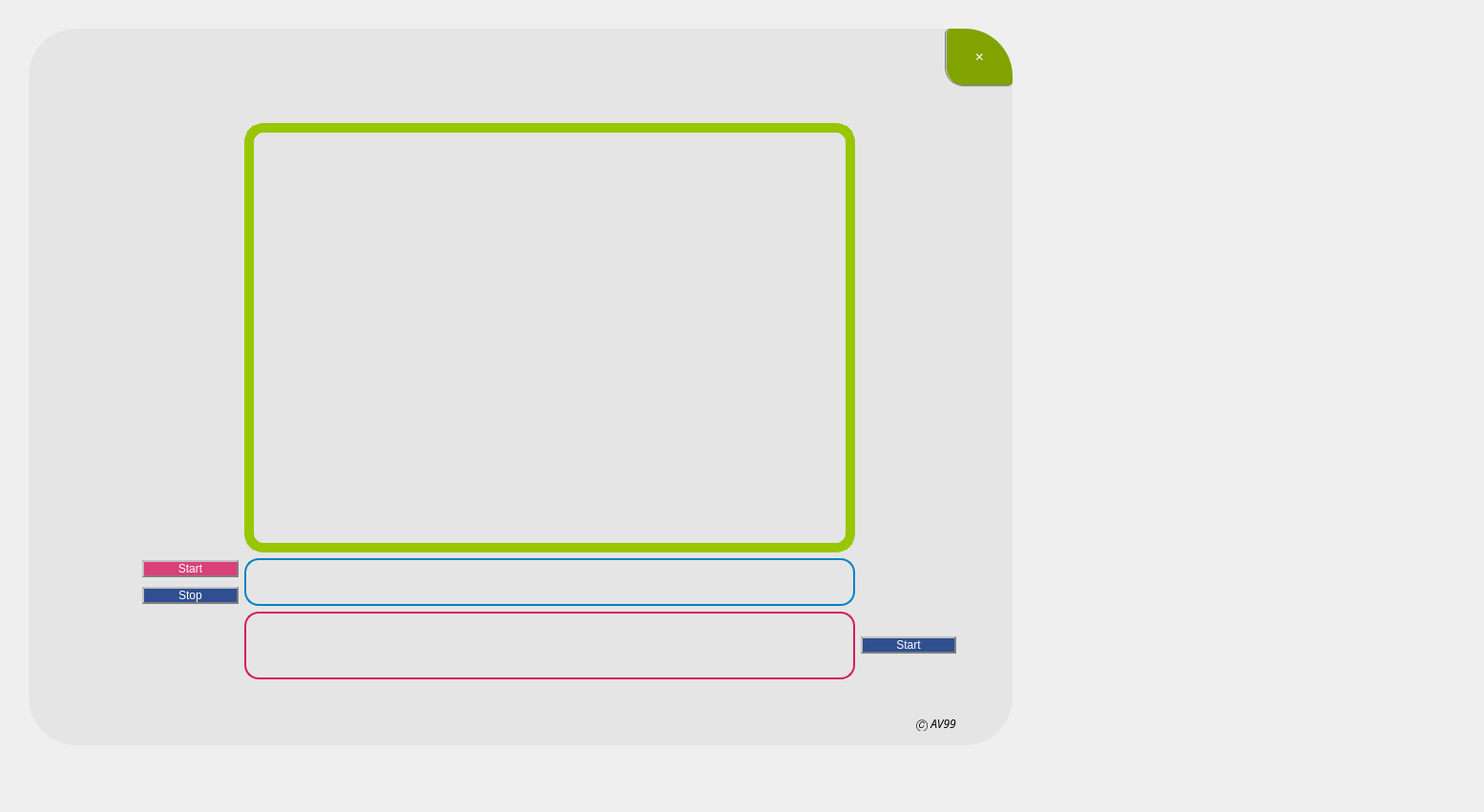
<?xml version="1.0" encoding="UTF-8"?>
<ui version="4.0">
 <class>MainWindow</class>
 <widget class="QMainWindow" name="MainWindow">
  <property name="geometry">
   <rect>
    <x>0</x>
    <y>0</y>
    <width>1555</width>
    <height>851</height>
   </rect>
  </property>
  <property name="minimumSize">
   <size>
    <width>1000</width>
    <height>500</height>
   </size>
  </property>
  <property name="font">
   <font>
    <family>MS Sans Serif</family>
   </font>
  </property>
  <property name="windowTitle">
   <string>Sign Language Translator</string>
  </property>
  <property name="windowOpacity">
   <double>1.000000000000000</double>
  </property>
  <property name="styleSheet">
   <string notr="true"/>
  </property>
  <widget class="QWidget" name="centralwidget">
   <widget class="QWidget" name="MainWidget" native="true">
    <property name="geometry">
     <rect>
      <x>30</x>
      <y>30</y>
      <width>1031</width>
      <height>751</height>
     </rect>
    </property>
    <property name="styleSheet">
     <string notr="true">background-color:rgb(229, 229, 229);
border-color: rgb(0, 0, 0);

border-top-left-radius:50px;
border-top-right-radius:50px;
border-bottom-left-radius:50px;
border-bottom-right-radius:50px;</string>
    </property>
    <widget class="QPushButton" name="exitButton">
     <property name="geometry">
      <rect>
       <x>960</x>
       <y>0</y>
       <width>71</width>
       <height>61</height>
      </rect>
     </property>
     <property name="styleSheet">
      <string notr="true">background-color:rgb(128, 163, 0);
color: white; 
border-top-left-radius:5px;
border-top-right-radius:50px;
border-bottom-left-radius:20px;
border-bottom-right-radius:5px;
border-color:rgb(166, 166, 166);
border: 2px groove gray;
font: 63 12pt &quot;Yu Gothic UI Semibold&quot;;
border-top:none;
border-right:none;

</string>
     </property>
     <property name="text">
      <string>✕</string>
     </property>
    </widget>
    <widget class="QFrame" name="gridFrame">
     <property name="geometry">
      <rect>
       <x>110</x>
       <y>90</y>
       <width>871</width>
       <height>601</height>
      </rect>
     </property>
     <layout class="QGridLayout" name="gridLayout">
      <item row="3" column="2" rowspan="2">
       <widget class="QPushButton" name="startSpeechToText">
        <property name="styleSheet">
         <string notr="true">background-color: rgb(47, 79, 144);
color: white; 
border-radius: 10px;
border: 2px groove gray;
border-style: outset;</string>
        </property>
        <property name="text">
         <string>Start</string>
        </property>
       </widget>
      </item>
      <item row="3" column="1" rowspan="2">
       <widget class="QLabel" name="hearingAblePersonText">
        <property name="styleSheet">
         <string notr="true">border-style: solid;
border-width: 2px;
font: 9pt &quot;MS Shell Dlg 2&quot;;
border-color:rgb(217, 25, 92);

border-top-left-radius:15px;
border-top-right-radius:15px;
border-bottom-left-radius:15px;
border-bottom-right-radius:15px;</string>
        </property>
        <property name="text">
         <string/>
        </property>
        <property name="alignment">
         <set>Qt::AlignLeading|Qt::AlignLeft|Qt::AlignTop</set>
        </property>
        <property name="wordWrap">
         <bool>true</bool>
        </property>
       </widget>
      </item>
      <item row="1" column="0">
       <widget class="QPushButton" name="startTranslation">
        <property name="styleSheet">
         <string notr="true">background-color: rgb(217, 64, 117);
color: white; 
border-radius: 10px;
border: 2px groove gray;
border-style: outset;</string>
        </property>
        <property name="text">
         <string>Start</string>
        </property>
       </widget>
      </item>
      <item row="2" column="0">
       <widget class="QPushButton" name="stopTranslation">
        <property name="styleSheet">
         <string notr="true">background-color:rgb(47, 79, 144);
color: white; 
border-radius: 10px;
border: 2px groove gray;
border-style: outset;</string>
        </property>
        <property name="text">
         <string>Stop</string>
        </property>
       </widget>
      </item>
      <item row="0" column="1">
       <widget class="QLabel" name="webCam">
        <property name="minimumSize">
         <size>
          <width>640</width>
          <height>450</height>
         </size>
        </property>
        <property name="styleSheet">
         <string notr="true">border-style: solid;
border-width: 10px;
border-color:rgb(152, 198, 0);
border-top-left-radius:20px;
border-top-right-radius:20px;
border-bottom-left-radius:20px;
border-bottom-right-radius:20px;</string>
        </property>
        <property name="text">
         <string/>
        </property>
       </widget>
      </item>
      <item row="1" column="1" rowspan="2">
       <widget class="QLabel" name="deafMutePersonText">
        <property name="sizePolicy">
         <sizepolicy hsizetype="Preferred" vsizetype="Minimum">
          <horstretch>0</horstretch>
          <verstretch>0</verstretch>
         </sizepolicy>
        </property>
        <property name="minimumSize">
         <size>
          <width>0</width>
          <height>50</height>
         </size>
        </property>
        <property name="styleSheet">
         <string notr="true">border-style: solid;
border-width: 2px;
font: 9pt &quot;MS Shell Dlg 2&quot;;
border-color: rgb(0, 130, 194);


border-top-left-radius:15px;
border-top-right-radius:15px;
border-bottom-left-radius:15px;
border-bottom-right-radius:15px;</string>
        </property>
        <property name="text">
         <string/>
        </property>
        <property name="alignment">
         <set>Qt::AlignLeading|Qt::AlignLeft|Qt::AlignTop</set>
        </property>
        <property name="wordWrap">
         <bool>true</bool>
        </property>
       </widget>
      </item>
     </layout>
    </widget>
    <widget class="QLabel" name="logo">
     <property name="geometry">
      <rect>
       <x>20</x>
       <y>10</y>
       <width>241</width>
       <height>81</height>
      </rect>
     </property>
     <property name="styleSheet">
      <string notr="true">border-top-left-radius:50px;
border-top-right-radius:50px;
border-bottom-left-radius:50px;
border-bottom-right-radius:50px;</string>
     </property>
     <property name="text">
      <string/>
     </property>
     <property name="pixmap">
      <pixmap>logo.png</pixmap>
     </property>
    </widget>
    <widget class="QLabel" name="label">
     <property name="geometry">
      <rect>
       <x>930</x>
       <y>720</y>
       <width>61</width>
       <height>16</height>
      </rect>
     </property>
     <property name="font">
      <font>
       <family>Segoe MDL2 Assets</family>
       <weight>50</weight>
       <italic>true</italic>
       <bold>false</bold>
       <underline>false</underline>
       <strikeout>false</strikeout>
       <stylestrategy>PreferAntialias</stylestrategy>
      </font>
     </property>
     <property name="text">
      <string>Ⓒ AV99</string>
     </property>
    </widget>
    <zorder>gridFrame</zorder>
    <zorder>exitButton</zorder>
    <zorder>logo</zorder>
    <zorder>label</zorder>
   </widget>
  </widget>
 </widget>
 <resources/>
 <connections/>
</ui>
